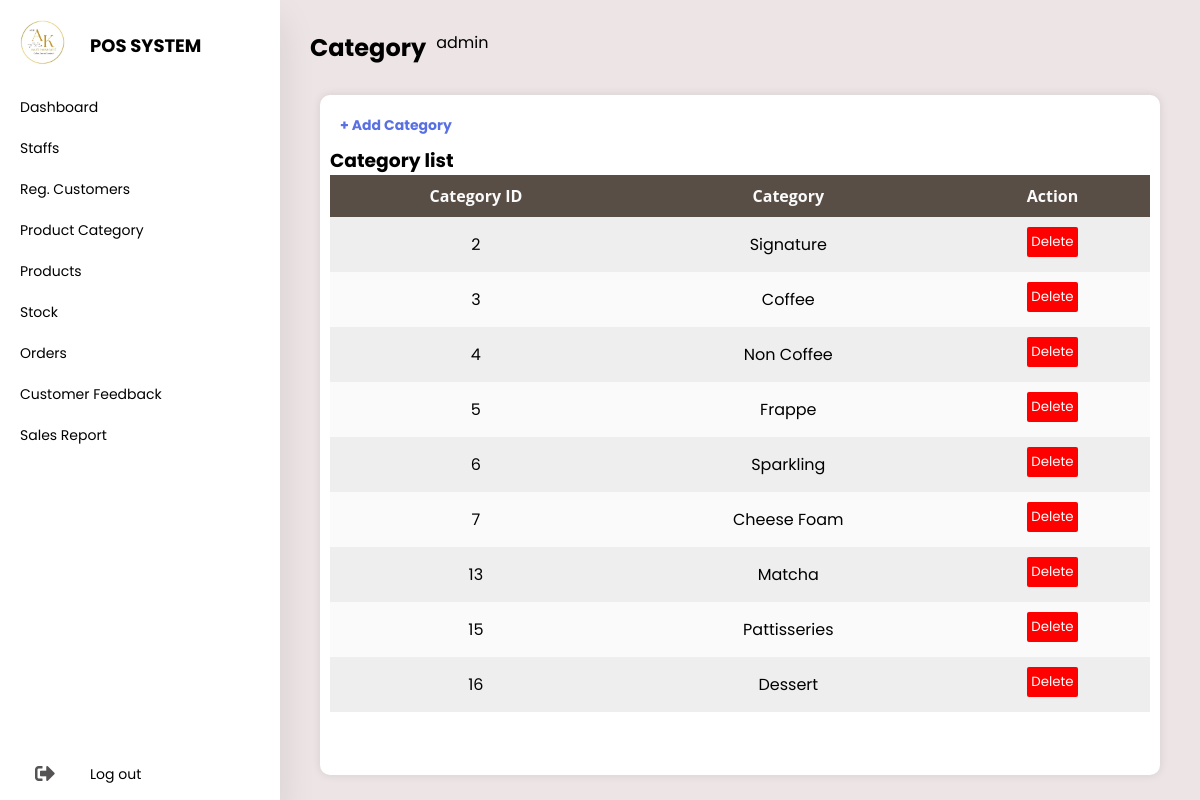
Page /categoryPage.php on the committed database.
### tables this page shows
CREATE TABLE `cafe_category` (
  `category_id` int(100) NOT NULL,
  `category_name` varchar(200) NOT NULL
);

### categoryPage.php (the view, shortened to what this page needs)
<span style="font-family: verdana, geneva, sans-serif;">
    <!DOCTYPE html>
        <html lang="en">
        <head>
          <link rel="stylesheet" href="stylef.css" />
          <link rel="stylesheet" href="https://cdnjs.cloudflare.com/ajax/libs/font-awesome/5.15.4/css/all.min.css"/>
        </head>
        <body>
          <div class="container">
            <nav>
              <ul>
                <li><a href="logocafe.jpeg"class="logo">
                  <img src="logocafe.jpeg" alt="">
                  <span class="nav-item">POS SYSTEM</span>
                </a></li>
                <li><a href="admin.php">
                  <span class="nav-item">Dashboard</span>
                </a></li>
                <li><a href="staffPage.php">
                    <span class="nav-item">Staffs</span>
                </a></li>
                <li><a href="customerPage.php">
                  <span class="nav-item">Reg. Customers</span>
                </a></li>
                <li><a href="categoryPage.php">
                  <span class="nav-item">Product Category</span>
                </a></li>
                <li><a href="productPage.php">
                  <span class="nav-item">Products</span>
                </a></li>
                <li><a href="stock.php">
                    <span class="nav-item">Stock</span>
                </a></li>
                <li><a href="orderPage.php">
                  <span class="nav-item">Orders</span>
                </a></li>
                <li><a href="feedbackReviews.php">
                  <span class="nav-item">Customer Feedback</span>
                </a></li>
                <li><a href="salesReport.php">
                  <span class="nav-item">Sales Report</span>
                </a></li>
                <li><a href="homeadmin.html" class="logout">
                  <i class="fas fa-sign-out-alt"></i>
                  <span class="nav-item">Log out</span>
                </a></li>
              </ul>
            </nav>
            <div class="container2nd">
                <section class="main">
                <div class="main-top" >
                <h1 style="margin-right:10px; margin-left:-30px; margin-top:-40px;">Category</h1> <p style="margin-right:1200px; margin-top:-40px;">admin</p>
                </div>
                </section>
                <div class="tableStaff">
                    <strong><a class="btn btn-secondary" style="color: rgb(89, 112, 227); box-sizing: 20px" href="addCategory.php" role="button">+ Add Category</a></strong>
                    <h3>Category list</h3>
                    <table class="table1">
                      <thead>
                        <tr>
                          <th class="text-center">Category ID</th>
                          <th class="text-center">Category</th>
                          <th class="text-center" colspan="2">Action</th>
                        </tr>
                      </thead>
                      <tr>
                      <?php
                    $pdo = new PDO('mysql:host=localhost;dbname=akcafe', 'root', '');
                    $stmt = $pdo->query('SELECT * FROM cafe_category');
                    while ($row = $stmt->fetch(PDO::FETCH_ASSOC)) {
                        echo "<tr>";
                        echo "<td>{$row['category_id']}</td>";
                        echo "<td>{$row['category_name']}</td>";
                         echo "<td>";
                         echo "<form action='deleteCategory.php' method='post'>";
                         echo "<button type='submit' class='btn btn-primary' style='height:30px; background-color:red; padding: 4px; border-radius: 2px; color: white; margin-bottom:5px;'>Delete</button>";
                         echo "</form>";
                         echo "</td>";
                         echo "</tr>";
                     }
                    ?>
                    </table>
                </div>
            </div>
          </div>
    </body>
    </html>
  </span>

### stylef.css (style rules this page uses)
* { margin: 0; padding: 0; outline: none; border: none; text-decoration: none; box-sizing: border-box; font-family: "Poppins", sans-serif; }
body { background: #EDE5E5; }
.container { display: flex; }
.container2nd { position:fixed; top: 0; bottom: 0; left: 0; width: 80%; margin-left: 300px; }
.tableStaff { position: fixed; width: 70%; margin-top: 5px; margin-left: 50px; background: #fff; text-align:justify; border-radius: 10px; padding: 10px; box-shadow: 0 20px 35px rgba(0, 0, 0, 0.1); }
.table1 { width: 100%; border-collapse: collapse; border-spacing: 0; border-radius: 12px 12px 0 0; margin-bottom: 50px; }
td,th { padding: 10px 16px; text-align: center; }
th { background-color: #584e46; color: #fafafa; font-family: 'Open Sans', Sans-serif; font-weight: bold; }
tr { width: 100%; background-color: #fafafa; font-family: 'Montserrat', sans-serif; }
tr:nth-child(even) { background-color: #eeeeee; }
nav { position: relative; top: 0; bottom: 0; height: 100vh; left: 0; background: #fff; width: 280px; overflow: hidden; box-shadow: 0 20px 35px rgba(0, 0, 0, 0.1); }
.logo { text-align: center; display: flex; margin: 10px 0 0 10px; }
.logo img { width: 45px; height: 45px; border-radius: 50%; }
.logo span { font-weight: bold; padding-left: 15px; font-size: 18px; text-transform: uppercase; }
a { position: relative; color: rgb(85, 83, 83); font-size: 14px; display: table; width: 280px; padding: 10px; }
nav .fas { position: relative; width: 70px; height: 40px; top: 14px; font-size: 20px; text-align: center; }
.nav-item { position: relative; top: 12px; margin-left: 10px; color: #000; }
.logout { position: absolute; bottom: 0; }
.main { position: relative; padding: 20px; width: 100%; }
.main-top { display: flex; width: 100%; }

### categoryPage.php (style rules this page uses)
.container2nd { margin-left: 300px; margin-top: 30px; padding: 20px; height: 80vh; overflow: hidden; position: fixed; }
.tableStaff { width: 70%; box-shadow: 0 0 10px rgba(0, 0, 0, 0.1); height: calc(95vh - 80px); overflow-y: scroll; margin-left: auto; }
.tableStaff { -ms-overflow-style: none; scrollbar-width: none; }

### rows in the picture
cafe_category: category_id "2", category_name "Signature"
cafe_category: category_id "3", category_name "Coffee"
cafe_category: category_id "4", category_name "Non Coffee"
cafe_category: category_id "5", category_name "Frappe"
cafe_category: category_id "6", category_name "Sparkling"
cafe_category: category_id "7", category_name "Cheese Foam"
cafe_category: category_id "13", category_name "Matcha"
cafe_category: category_id "15", category_name "Pattisseries"
cafe_category: category_id "16", category_name "Dessert"
